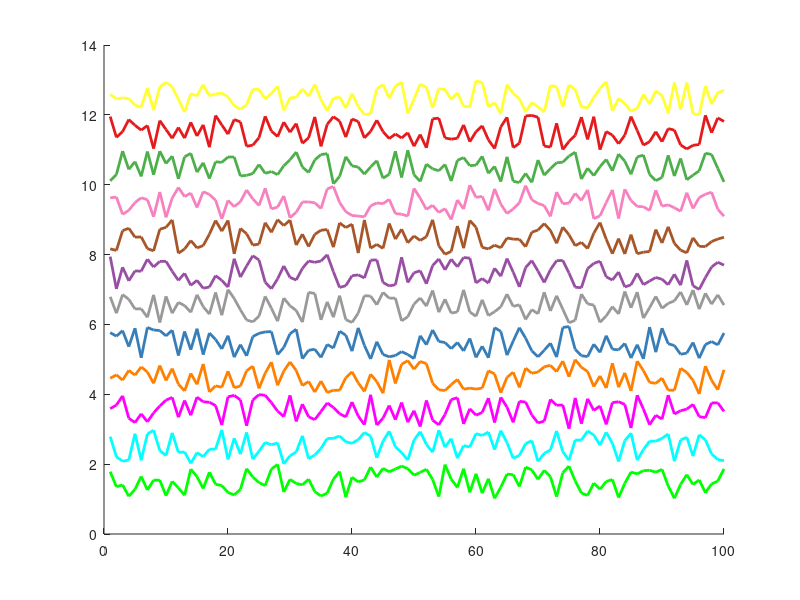

Reproduce this figure in MATLAB.
% co = [
%     51,160,44; 
%     31,120,180; 
%     227,26,28; 
%     255,127,0;
%     178,223,138; 
%     166,206,227; 
%     251,154,153; 
%     253,191,111; 
% ];  


% http://colorbrewer2.org/?type=qualitative&scheme=Set2&n=8
% co = [ 102,194,165;  252,141,98;  141,160,203;  231,138,195;  166,216,84;  255,217,47;  229,196,148;  179,179,179'];
% co=[166,206,227;
% 31,120,180;
% 178,223,138;
% 51,160,44;
% 251,154,153;
% 227,26,28;
% 253,191,111;
% 255,127,0;
% 202,178,214;
% 106,61,154;
% 255,255,153;
% 177,89,40];

co = [0,255,0; % green
0,255,255;  % cyan
255,0,255;  % magenta
255,127,0;  % orange
55,126,184; % blue
153,153,153;% gray
152,78,163; % purple
166,86,40;  % brown
247,129,191;% pink
77,175,74;  % forest
228,26,28;  % red
255,255,51];% yellow


co = co ./255;

set(groot,'defaultAxesColorOrder',co)

l=length(co);
I=eye(l);
for i=1:l, I(i,i)=i;end

figure(1), clf, hold all
plot(rand(100,l)+ones(100,l)*I,'linewidth',2)
% plot(rand(10,1),'g','linewidth',2)
% plot(rand(10,1)-1,'m','linewidth',2)
% plot(rand(10,1)-2,'c','linewidth',2)


